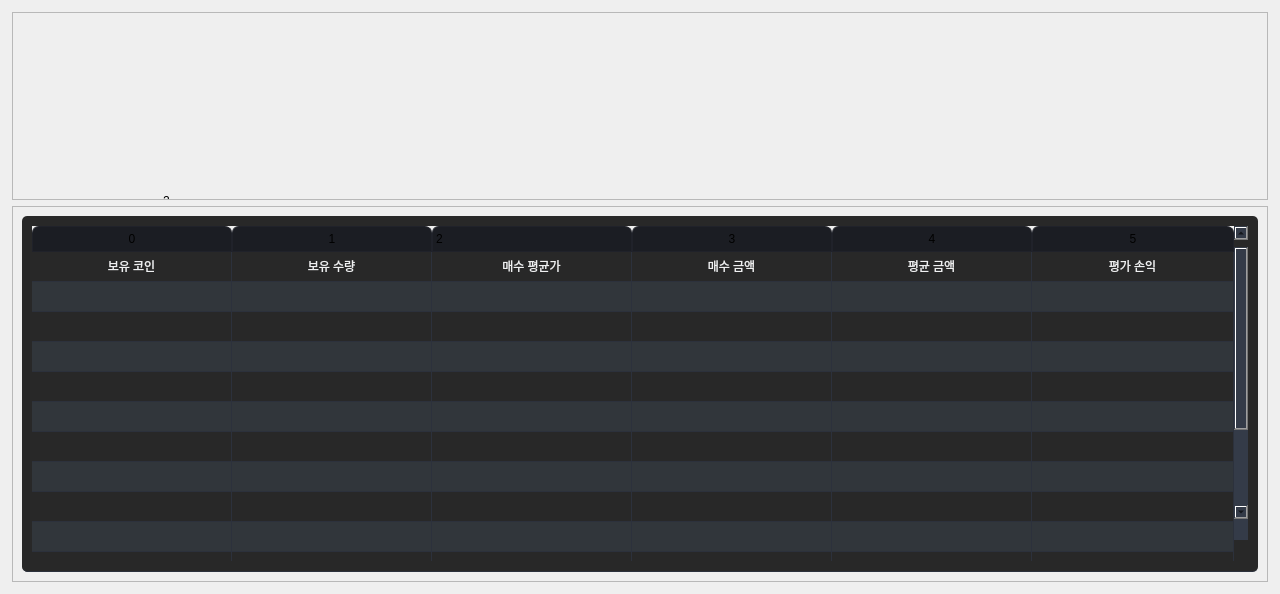
            <widget class="QWidget" name="secondpage">
             <layout class="QVBoxLayout" name="verticalLayout_12" stretch="2,4">
              <property name="leftMargin">
               <number>12</number>
              </property>
              <property name="topMargin">
               <number>12</number>
              </property>
              <property name="rightMargin">
               <number>12</number>
              </property>
              <property name="bottomMargin">
               <number>12</number>
              </property>
              <item>
               <widget class="QFrame" name="frame_4">
                <property name="frameShape">
                 <enum>QFrame::StyledPanel</enum>
                </property>
                <property name="frameShadow">
                 <enum>QFrame::Raised</enum>
                </property>
                <layout class="QVBoxLayout" name="verticalLayout_13">
                 <property name="spacing">
                  <number>0</number>
                 </property>
                 <property name="leftMargin">
                  <number>0</number>
                 </property>
                 <property name="topMargin">
                  <number>0</number>
                 </property>
                 <property name="rightMargin">
                  <number>0</number>
                 </property>
                 <property name="bottomMargin">
                  <number>0</number>
                 </property>
                 <item>
                  <widget class="QWidget" name="userinfo_widget" native="true">
                   <widget class="QLabel" name="label_2">
                    <property name="geometry">
                     <rect>
                      <x>150</x>
                      <y>180</y>
                      <width>60</width>
                      <height>16</height>
                     </rect>
                    </property>
                    <property name="text">
                     <string>2</string>
                    </property>
                   </widget>
                  </widget>
                 </item>
                </layout>
               </widget>
              </item>
              <item>
               <widget class="QFrame" name="frame_5">
                <property name="frameShape">
                 <enum>QFrame::StyledPanel</enum>
                </property>
                <property name="frameShadow">
                 <enum>QFrame::Raised</enum>
                </property>
                <layout class="QVBoxLayout" name="verticalLayout">
                 <item>
                  <widget class="QTableWidget" name="tableWidget_2">
                   <property name="sizePolicy">
                    <sizepolicy hsizetype="Expanding" vsizetype="Expanding">
                     <horstretch>0</horstretch>
                     <verstretch>0</verstretch>
                    </sizepolicy>
                   </property>
                   <property name="palette">
                    <palette>
                     <active>
                      <colorrole role="WindowText">
                       <brush brushstyle="SolidPattern">
                        <color alpha="255">
                         <red>239</red>
                         <green>240</green>
                         <blue>241</blue>
                        </color>
                       </brush>
                      </colorrole>
                      <colorrole role="Button">
                       <brush brushstyle="SolidPattern">
                        <color alpha="255">
                         <red>40</red>
                         <green>40</green>
                         <blue>40</blue>
                        </color>
                       </brush>
                      </colorrole>
                      <colorrole role="Text">
                       <brush brushstyle="SolidPattern">
                        <color alpha="255">
                         <red>239</red>
                         <green>240</green>
                         <blue>241</blue>
                        </color>
                       </brush>
                      </colorrole>
                      <colorrole role="ButtonText">
                       <brush brushstyle="SolidPattern">
                        <color alpha="255">
                         <red>239</red>
                         <green>240</green>
                         <blue>241</blue>
                        </color>
                       </brush>
                      </colorrole>
                      <colorrole role="Base">
                       <brush brushstyle="SolidPattern">
                        <color alpha="255">
                         <red>40</red>
                         <green>40</green>
                         <blue>40</blue>
                        </color>
                       </brush>
                      </colorrole>
                      <colorrole role="Window">
                       <brush brushstyle="SolidPattern">
                        <color alpha="255">
                         <red>40</red>
                         <green>40</green>
                         <blue>40</blue>
                        </color>
                       </brush>
                      </colorrole>
                      <colorrole role="Highlight">
                       <brush brushstyle="SolidPattern">
                        <color alpha="255">
                         <red>61</red>
                         <green>174</green>
                         <blue>233</blue>
                        </color>
                       </brush>
                      </colorrole>
                      <colorrole role="HighlightedText">
                       <brush brushstyle="SolidPattern">
                        <color alpha="255">
                         <red>239</red>
                         <green>240</green>
                         <blue>241</blue>
                        </color>
                       </brush>
                      </colorrole>
                      <colorrole role="AlternateBase">
                       <brush brushstyle="SolidPattern">
                        <color alpha="255">
                         <red>49</red>
                         <green>54</green>
                         <blue>59</blue>
                        </color>
                       </brush>
                      </colorrole>
                     </active>
                     <inactive>
                      <colorrole role="WindowText">
                       <brush brushstyle="SolidPattern">
                        <color alpha="255">
                         <red>239</red>
                         <green>240</green>
                         <blue>241</blue>
                        </color>
                       </brush>
                      </colorrole>
                      <colorrole role="Button">
                       <brush brushstyle="SolidPattern">
                        <color alpha="255">
                         <red>40</red>
                         <green>40</green>
                         <blue>40</blue>
                        </color>
                       </brush>
                      </colorrole>
                      <colorrole role="Text">
                       <brush brushstyle="SolidPattern">
                        <color alpha="255">
                         <red>239</red>
                         <green>240</green>
                         <blue>241</blue>
                        </color>
                       </brush>
                      </colorrole>
                      <colorrole role="ButtonText">
                       <brush brushstyle="SolidPattern">
                        <color alpha="255">
                         <red>239</red>
                         <green>240</green>
                         <blue>241</blue>
                        </color>
                       </brush>
                      </colorrole>
                      <colorrole role="Base">
                       <brush brushstyle="SolidPattern">
                        <color alpha="255">
                         <red>40</red>
                         <green>40</green>
                         <blue>40</blue>
                        </color>
                       </brush>
                      </colorrole>
                      <colorrole role="Window">
                       <brush brushstyle="SolidPattern">
                        <color alpha="255">
                         <red>40</red>
                         <green>40</green>
                         <blue>40</blue>
                        </color>
                       </brush>
                      </colorrole>
                      <colorrole role="Highlight">
                       <brush brushstyle="SolidPattern">
                        <color alpha="255">
                         <red>61</red>
                         <green>174</green>
                         <blue>233</blue>
                        </color>
                       </brush>
                      </colorrole>
                      <colorrole role="HighlightedText">
                       <brush brushstyle="SolidPattern">
                        <color alpha="255">
                         <red>239</red>
                         <green>240</green>
                         <blue>241</blue>
                        </color>
                       </brush>
                      </colorrole>
                      <colorrole role="AlternateBase">
                       <brush brushstyle="SolidPattern">
                        <color alpha="255">
                         <red>49</red>
                         <green>54</green>
                         <blue>59</blue>
                        </color>
                       </brush>
                      </colorrole>
                     </inactive>
                     <disabled>
                      <colorrole role="WindowText">
                       <brush brushstyle="SolidPattern">
                        <color alpha="255">
                         <red>69</red>
                         <green>69</green>
                         <blue>69</blue>
                        </color>
                       </brush>
                      </colorrole>
                      <colorrole role="Button">
                       <brush brushstyle="SolidPattern">
                        <color alpha="255">
                         <red>40</red>
                         <green>40</green>
                         <blue>40</blue>
                        </color>
                       </brush>
                      </colorrole>
                      <colorrole role="Text">
                       <brush brushstyle="SolidPattern">
                        <color alpha="255">
                         <red>69</red>
                         <green>69</green>
                         <blue>69</blue>
                        </color>
                       </brush>
                      </colorrole>
                      <colorrole role="ButtonText">
                       <brush brushstyle="SolidPattern">
                        <color alpha="255">
                         <red>69</red>
                         <green>69</green>
                         <blue>69</blue>
                        </color>
                       </brush>
                      </colorrole>
                      <colorrole role="Base">
                       <brush brushstyle="SolidPattern">
                        <color alpha="255">
                         <red>40</red>
                         <green>40</green>
                         <blue>40</blue>
                        </color>
                       </brush>
                      </colorrole>
                      <colorrole role="Window">
                       <brush brushstyle="SolidPattern">
                        <color alpha="255">
                         <red>40</red>
                         <green>40</green>
                         <blue>40</blue>
                        </color>
                       </brush>
                      </colorrole>
                      <colorrole role="Highlight">
                       <brush brushstyle="SolidPattern">
                        <color alpha="255">
                         <red>61</red>
                         <green>174</green>
                         <blue>233</blue>
                        </color>
                       </brush>
                      </colorrole>
                      <colorrole role="HighlightedText">
                       <brush brushstyle="SolidPattern">
                        <color alpha="255">
                         <red>239</red>
                         <green>240</green>
                         <blue>241</blue>
                        </color>
                       </brush>
                      </colorrole>
                      <colorrole role="AlternateBase">
                       <brush brushstyle="SolidPattern">
                        <color alpha="255">
                         <red>49</red>
                         <green>54</green>
                         <blue>59</blue>
                        </color>
                       </brush>
                      </colorrole>
                     </disabled>
                    </palette>
                   </property>
                   <property name="styleSheet">
                    <string notr="true">QTableWidget {	
	/*background-color: rgb(39, 44, 54);*/
	background-color: rgb(40,40,40);
	padding: 10px;
	border-radius: 5px;
	gridline-color: rgb(44, 49, 60);
	border-bottom: 1px solid rgb(44, 49, 60);
}
QTableWidget::item{
	border-color: rgb(44, 49, 60);
	padding-left: 5px;
	padding-right: 5px;
	gridline-color: rgb(44, 49, 60);
}
QTableWidget::item:selected{
	background-color: rgb(85, 170, 255);
}
QScrollBar:horizontal {
    border: none;
    background: rgb(52, 59, 72);
    height: 14px;
    margin: 0px 21px 0 21px;
	border-radius: 0px;
}
 QScrollBar:vertical {
	border: none;
    background: rgb(52, 59, 72);
    width: 14px;
    margin: 21px 0 21px 0;
	border-radius: 0px;
 }
QHeaderView::section{
	Background-color: rgb(39, 44, 54);
	max-width: 30px;
	border: 1px solid rgb(44, 49, 60);
	border-style: none;
    border-bottom: 1px solid rgb(44, 49, 60);
    border-right: 1px solid rgb(44, 49, 60);
}
QTableWidget::horizontalHeader {	
	background-color: rgb(81, 255, 0);
}
QHeaderView::section:horizontal
{
    border: 1px solid rgb(32, 34, 42);
	background-color: rgb(27, 29, 35);
	padding: 3px;
	border-top-left-radius: 7px;
    border-top-right-radius: 7px;
}
QHeaderView::section:vertical
{
    border: 1px solid rgb(44, 49, 60);
}
</string>
                   </property>
                   <property name="frameShape">
                    <enum>QFrame::NoFrame</enum>
                   </property>
                   <property name="verticalScrollBarPolicy">
                    <enum>Qt::ScrollBarAlwaysOn</enum>
                   </property>
                   <property name="sizeAdjustPolicy">
                    <enum>QAbstractScrollArea::AdjustToContents</enum>
                   </property>
                   <property name="editTriggers">
                    <set>QAbstractItemView::NoEditTriggers</set>
                   </property>
                   <property name="alternatingRowColors">
                    <bool>true</bool>
                   </property>
                   <property name="selectionMode">
                    <enum>QAbstractItemView::SingleSelection</enum>
                   </property>
                   <property name="selectionBehavior">
                    <enum>QAbstractItemView::SelectRows</enum>
                   </property>
                   <property name="showGrid">
                    <bool>true</bool>
                   </property>
                   <property name="gridStyle">
                    <enum>Qt::SolidLine</enum>
                   </property>
                   <property name="sortingEnabled">
                    <bool>false</bool>
                   </property>
                   <attribute name="horizontalHeaderVisible">
                    <bool>true</bool>
                   </attribute>
                   <attribute name="horizontalHeaderCascadingSectionResizes">
                    <bool>true</bool>
                   </attribute>
                   <attribute name="horizontalHeaderDefaultSectionSize">
                    <number>200</number>
                   </attribute>
                   <attribute name="horizontalHeaderStretchLastSection">
                    <bool>true</bool>
                   </attribute>
                   <attribute name="verticalHeaderVisible">
                    <bool>false</bool>
                   </attribute>
                   <attribute name="verticalHeaderCascadingSectionResizes">
                    <bool>false</bool>
                   </attribute>
                   <attribute name="verticalHeaderHighlightSections">
                    <bool>false</bool>
                   </attribute>
                   <attribute name="verticalHeaderStretchLastSection">
                    <bool>true</bool>
                   </attribute>
                   <row>
                    <property name="text">
                     <string>New Row</string>
                    </property>
                    <property name="font">
                     <font>
                      <family>Segoe UI</family>
                     </font>
                    </property>
                   </row>
                   <row>
                    <property name="text">
                     <string>New Row</string>
                    </property>
                   </row>
                   <row>
                    <property name="text">
                     <string>New Row</string>
                    </property>
                   </row>
                   <row>
                    <property name="text">
                     <string>New Row</string>
                    </property>
                   </row>
                   <row>
                    <property name="text">
                     <string>New Row</string>
                    </property>
                   </row>
                   <row>
                    <property name="text">
                     <string>New Row</string>
                    </property>
                   </row>
                   <row>
                    <property name="text">
                     <string>New Row</string>
                    </property>
                   </row>
                   <row>
                    <property name="text">
                     <string>New Row</string>
                    </property>
                   </row>
                   <row>
                    <property name="text">
                     <string>New Row</string>
                    </property>
                   </row>
                   <row>
                    <property name="text">
                     <string>New Row</string>
                    </property>
                   </row>
                   <row>
                    <property name="text">
                     <string>New Row</string>
                    </property>
                   </row>
                   <row>
                    <property name="text">
                     <string>New Row</string>
                    </property>
                   </row>
                   <row>
                    <property name="text">
                     <string>New Row</string>
                    </property>
                   </row>
                   <row>
                    <property name="text">
                     <string>New Row</string>
                    </property>
                   </row>
                   <row>
                    <property name="text">
                     <string>New Row</string>
                    </property>
                   </row>
                   <row>
                    <property name="text">
                     <string>New Row</string>
                    </property>
                   </row>
                   <column>
                    <property name="text">
                     <string>0</string>
                    </property>
                   </column>
                   <column>
                    <property name="text">
                     <string>1</string>
                    </property>
                   </column>
                   <column>
                    <property name="text">
                     <string>2</string>
                    </property>
                    <property name="textAlignment">
                     <set>AlignLeading|AlignVCenter</set>
                    </property>
                   </column>
                   <column>
                    <property name="text">
                     <string>3</string>
                    </property>
                   </column>
                   <column>
                    <property name="text">
                     <string>4</string>
                    </property>
                   </column>
                   <column>
                    <property name="text">
                     <string>5</string>
                    </property>
                   </column>
                   <item row="0" column="0">
                    <property name="text">
                     <string>보유 코인</string>
                    </property>
                    <property name="textAlignment">
                     <set>AlignCenter</set>
                    </property>
                   </item>
                   <item row="0" column="1">
                    <property name="text">
                     <string>보유 수량</string>
                    </property>
                    <property name="textAlignment">
                     <set>AlignCenter</set>
                    </property>
                   </item>
                   <item row="0" column="2">
                    <property name="text">
                     <string>매수 평균가</string>
                    </property>
                    <property name="textAlignment">
                     <set>AlignCenter</set>
                    </property>
                   </item>
                   <item row="0" column="3">
                    <property name="text">
                     <string>매수 금액</string>
                    </property>
                    <property name="textAlignment">
                     <set>AlignCenter</set>
                    </property>
                   </item>
                   <item row="0" column="4">
                    <property name="text">
                     <string>평균 금액</string>
                    </property>
                    <property name="textAlignment">
                     <set>AlignCenter</set>
                    </property>
                   </item>
                   <item row="0" column="5">
                    <property name="text">
                     <string>평가 손익</string>
                    </property>
                    <property name="textAlignment">
                     <set>AlignCenter</set>
                    </property>
                   </item>
                  </widget>
                 </item>
                </layout>
               </widget>
              </item>
             </layout>
            </widget>
